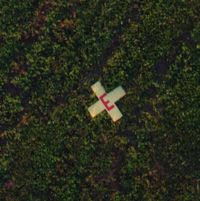
//> input picture y2016/sample_terrain/single_target_1.jpg, 200 x 201 px, given in place of the camera
$ ./streaming_shape_detection   (built with g++ and OpenCV 4)
//> lines starting //> are read from the running program, lines starting //| are printed output that depends on the picture; after the words box and inside, x2 and y2 are one past the last pixel; in counts of white or black regions, pixels touching at a corner belong together
#include <iostream>

#include "opencv2/opencv.hpp"
#include "opencv2/highgui/highgui.hpp"
#include "opencv2/imgproc/imgproc.hpp"

void show_frame(const ::std::string window_name, ::cv::Mat &frame) {
  ::cv::namedWindow(window_name);
  ::cv::imshow(window_name, frame);
}

int main(int, char **) {
  ::cv::VideoCapture camera(0);

  while (true) {
    ::cv::Mat original_frame;
    camera >> original_frame;
//> original_frame is the input picture: 201 rows x 200 cols, CV_8UC3; mean B, G, R 28, 43.6, 40.1

    show_frame("Original frame", original_frame);

    ::cv::Mat filtered_frame;

    // Convert the original image into grayscale and do thresholding.
    ::cv::extractChannel(original_frame, filtered_frame, 0);
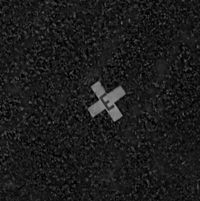
//> filtered_frame: 201 rows x 200 cols, CV_8UC1; min 0, max 154, mean 28
    show_frame("Black and white frame", filtered_frame);
    ::cv::Canny(filtered_frame, filtered_frame, 100, 100 * 2, 3);
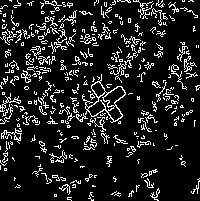
//> filtered_frame: 201 rows x 200 cols, CV_8UC1; 12.9% white in thin lines or dots
    show_frame("Canny frame", filtered_frame);

    ::std::vector<::std::vector<::cv::Point>> contours;
    ::std::vector<::cv::Vec4i> hierarchy;

    ::cv::findContours(filtered_frame, contours, hierarchy, CV_RETR_CCOMP,
                       CV_CHAIN_APPROX_SIMPLE);
//> contours = 488 contours, 470 with area under 20; largest, box (x1, y1, x2, y2) and area: (82, 74, 126, 123) 808, (87, 91, 115, 117) 239, (103, 86, 126, 107) 218, (91, 81, 106, 98) 122, (107, 105, 123, 122) 120

    // Iterate through each contour and draw them out if they are good.
    for (size_t i = 0; i < contours.size(); i++) {
      double perimeter = ::cv::arcLength(contours.at(i), true);
      ::std::vector<::cv::Point> contour_estimate;
      ::cv::approxPolyDP(contours.at(i), contour_estimate, perimeter * 0.02,
                         true);

      bool known_shape = true;
      double area = ::cv::contourArea(contours.at(i), false);

      // Filter out the small and huge contours.
      if (area < 800 || area > 5000) known_shape = false;

      ::cv::Scalar color(0, 0, 255);

      if (known_shape) {
        // Iterate through each point.

        for (size_t i = 0; i < contour_estimate.size(); i++) {
          ::cv::Point from = contour_estimate.at(i);
          ::cv::Point to =
              contour_estimate.at((i + 1) % contour_estimate.size());

          ::cv::line(original_frame, from, to, color, 4);
        }
      }
    }
//> this loop made 488 passes
//> (perimeter, area) on pass 13: (56.28, 24)
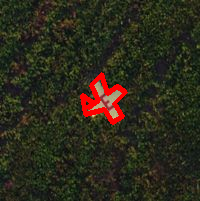
//> original_frame: 201 rows x 200 cols, CV_8UC3; 2.29% of pixels changed, all inside (x1, y1, x2, y2) = (80, 72, 128, 125)

    show_frame("Output frame", original_frame);

    ::cv::waitKey(10);
  }

  return 0;
}

$ run again, on y2016/sample_terrain/single_target_3.jpg
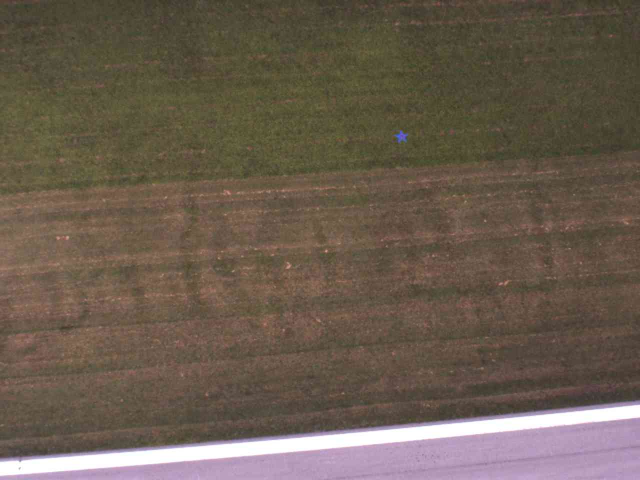
//> input picture y2016/sample_terrain/single_target_3.jpg, 1280 x 960 px, given in place of the camera (shown at 1/2 size)
//> original_frame is the input picture: 960 rows x 1280 cols, CV_8UC3; mean B, G, R 78.7, 92.5, 106
//> `::cv::extractChannel(original_frame, filtered_frame, 0);`:
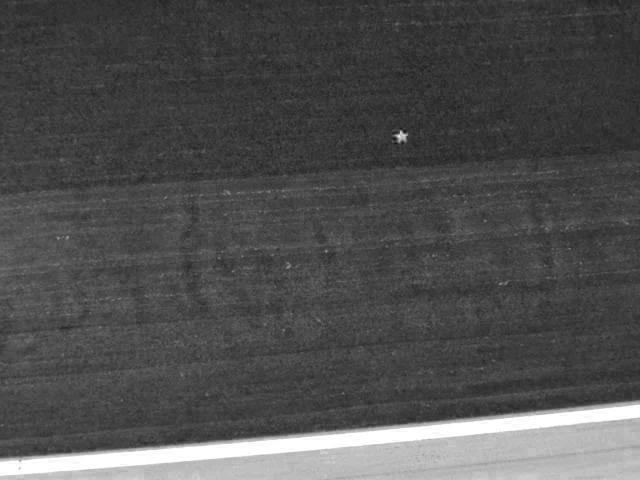
//> filtered_frame: 960 rows x 1280 cols, CV_8UC1 (shown at 1/2 size); min 15, max 255, mean 78.7
//> `::cv::Canny(filtered_frame, filtered_frame, 100, 100 * 2, 3);`:
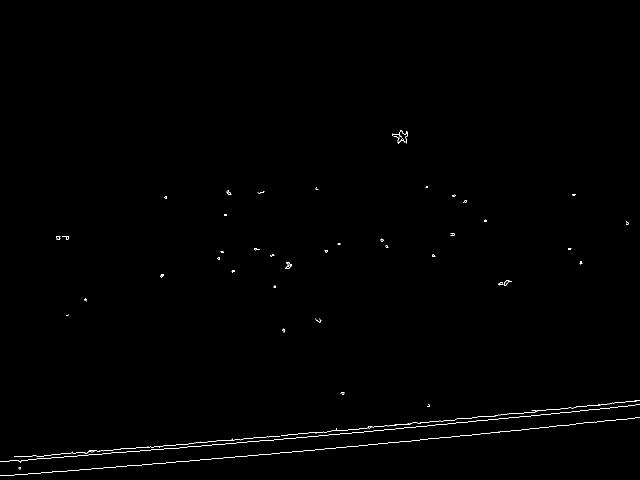
//> filtered_frame: 960 rows x 1280 cols, CV_8UC1 (shown at 1/2 size); 0.39% white in thin lines or dots, all inside (x1, y1, x2, y2) = (0, 260, 1280, 952)
//> contours = 79 contours, 75 with area under 20; largest, box (x1, y1, x2, y2) and area: (112, 472, 121, 480) 39, (124, 472, 138, 480) 34, (112, 472, 120, 480) 32, (132, 472, 138, 480) 28
//> the loop `for (size_t i = 0; i < contours.size(); i++)` made 79 passes
//> (perimeter, area) on passes 53 to 56: (38.49, 34), (19.9, 27.5), (28.14, 39), (22.73, 32.5)
